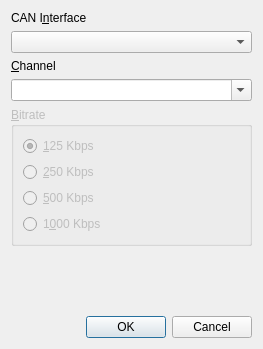
<?xml version="1.0" encoding="UTF-8"?>
<ui version="4.0">
 <class>ConnectDialog</class>
 <widget class="QDialog" name="ConnectDialog">
  <property name="geometry">
   <rect>
    <x>0</x>
    <y>0</y>
    <width>263</width>
    <height>349</height>
   </rect>
  </property>
  <property name="windowTitle">
   <string>CANBus Connect</string>
  </property>
  <layout class="QVBoxLayout" name="verticalLayout">
   <item>
    <layout class="QVBoxLayout" name="verticalLayout_3">
     <item>
      <widget class="QLabel" name="labelAdapter">
       <property name="text">
        <string>CAN I&amp;nterface</string>
       </property>
       <property name="buddy">
        <cstring>comboAdapter</cstring>
       </property>
      </widget>
     </item>
     <item>
      <widget class="QComboBox" name="comboAdapter"/>
     </item>
     <item>
      <widget class="QLabel" name="labelChannel">
       <property name="text">
        <string>&amp;Channel</string>
       </property>
       <property name="buddy">
        <cstring>comboChannel</cstring>
       </property>
      </widget>
     </item>
     <item>
      <widget class="QComboBox" name="comboChannel">
       <property name="editable">
        <bool>true</bool>
       </property>
      </widget>
     </item>
     <item>
      <widget class="QGroupBox" name="groupBitrate">
       <property name="enabled">
        <bool>false</bool>
       </property>
       <property name="title">
        <string>&amp;Bitrate</string>
       </property>
       <layout class="QVBoxLayout" name="verticalLayout_2">
        <item>
         <widget class="QRadioButton" name="radio125">
          <property name="text">
           <string>&amp;125 Kbps</string>
          </property>
          <property name="checked">
           <bool>true</bool>
          </property>
         </widget>
        </item>
        <item>
         <widget class="QRadioButton" name="radio250">
          <property name="text">
           <string>&amp;250 Kbps</string>
          </property>
         </widget>
        </item>
        <item>
         <widget class="QRadioButton" name="radio500">
          <property name="text">
           <string>&amp;500 Kbps</string>
          </property>
         </widget>
        </item>
        <item>
         <widget class="QRadioButton" name="radio1000">
          <property name="text">
           <string>1&amp;000 Kbps</string>
          </property>
         </widget>
        </item>
       </layout>
      </widget>
     </item>
    </layout>
   </item>
   <item>
    <spacer name="verticalSpacer">
     <property name="orientation">
      <enum>Qt::Vertical</enum>
     </property>
     <property name="sizeHint" stdset="0">
      <size>
       <width>20</width>
       <height>40</height>
      </size>
     </property>
    </spacer>
   </item>
   <item>
    <widget class="QDialogButtonBox" name="buttonBox">
     <property name="orientation">
      <enum>Qt::Horizontal</enum>
     </property>
     <property name="standardButtons">
      <set>QDialogButtonBox::Cancel|QDialogButtonBox::Ok</set>
     </property>
    </widget>
   </item>
  </layout>
 </widget>
 <resources/>
 <connections>
  <connection>
   <sender>buttonBox</sender>
   <signal>accepted()</signal>
   <receiver>ConnectDialog</receiver>
   <slot>accept()</slot>
   <hints>
    <hint type="sourcelabel">
     <x>252</x>
     <y>344</y>
    </hint>
    <hint type="destinationlabel">
     <x>157</x>
     <y>274</y>
    </hint>
   </hints>
  </connection>
  <connection>
   <sender>buttonBox</sender>
   <signal>rejected()</signal>
   <receiver>ConnectDialog</receiver>
   <slot>reject()</slot>
   <hints>
    <hint type="sourcelabel">
     <x>258</x>
     <y>344</y>
    </hint>
    <hint type="destinationlabel">
     <x>262</x>
     <y>274</y>
    </hint>
   </hints>
  </connection>
  <connection>
   <sender>comboAdapter</sender>
   <signal>currentIndexChanged(int)</signal>
   <receiver>ConnectDialog</receiver>
   <slot>interfaceChange(int)</slot>
   <hints>
    <hint type="sourcelabel">
     <x>109</x>
     <y>36</y>
    </hint>
    <hint type="destinationlabel">
     <x>131</x>
     <y>174</y>
    </hint>
   </hints>
  </connection>
 </connections>
 <slots>
  <slot>interfaceChange(int)</slot>
 </slots>
</ui>
